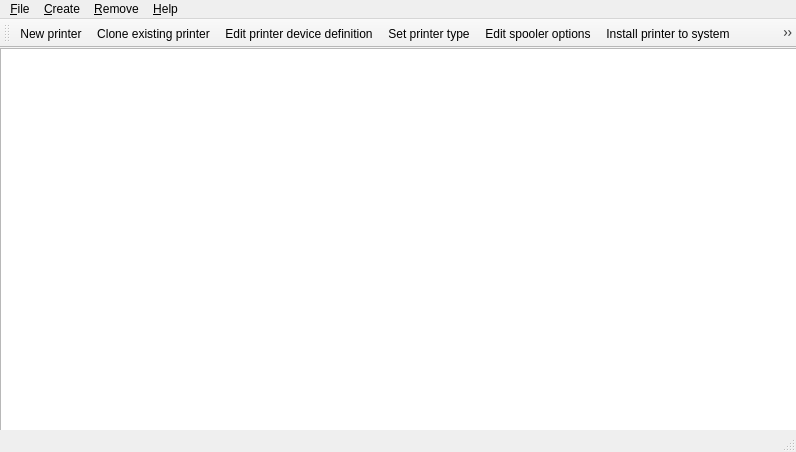
<?xml version="1.0" encoding="UTF-8"?>
<ui version="4.0">
 <class>MainWindow</class>
 <widget class="QMainWindow" name="MainWindow">
  <property name="geometry">
   <rect>
    <x>0</x>
    <y>0</y>
    <width>796</width>
    <height>452</height>
   </rect>
  </property>
  <property name="windowTitle">
   <string>Manage printer definitions</string>
  </property>
  <widget class="QWidget" name="centralwidget">
   <widget class="QTableView" name="tableView">
    <property name="geometry">
     <rect>
      <x>0</x>
      <y>0</y>
      <width>801</width>
      <height>431</height>
     </rect>
    </property>
    <property name="selectionMode">
     <enum>QAbstractItemView::SingleSelection</enum>
    </property>
    <property name="selectionBehavior">
     <enum>QAbstractItemView::SelectRows</enum>
    </property>
    <property name="showGrid">
     <bool>false</bool>
    </property>
   </widget>
  </widget>
  <widget class="QMenuBar" name="menubar">
   <property name="geometry">
    <rect>
     <x>0</x>
     <y>0</y>
     <width>796</width>
     <height>25</height>
    </rect>
   </property>
   <widget class="QMenu" name="menu_File">
    <property name="title">
     <string>&amp;File</string>
    </property>
    <addaction name="action_Quit"/>
   </widget>
   <widget class="QMenu" name="menu_Create">
    <property name="title">
     <string>&amp;Create</string>
    </property>
    <addaction name="action_new"/>
    <addaction name="action_clone"/>
    <addaction name="action_edit"/>
    <addaction name="action_setptrtype"/>
    <addaction name="action_editspool"/>
    <addaction name="separator"/>
    <addaction name="action_install"/>
   </widget>
   <widget class="QMenu" name="menu_Remove">
    <property name="title">
     <string>&amp;Remove</string>
    </property>
    <addaction name="action_uninstall"/>
    <addaction name="separator"/>
    <addaction name="action_deldef"/>
   </widget>
   <widget class="QMenu" name="menu_Help">
    <property name="title">
     <string>&amp;Help</string>
    </property>
    <addaction name="action_About_ptrinstall"/>
   </widget>
   <addaction name="menu_File"/>
   <addaction name="menu_Create"/>
   <addaction name="menu_Remove"/>
   <addaction name="menu_Help"/>
  </widget>
  <widget class="QStatusBar" name="statusbar"/>
  <widget class="QToolBar" name="toolBar">
   <property name="windowTitle">
    <string>toolBar</string>
   </property>
   <attribute name="toolBarArea">
    <enum>TopToolBarArea</enum>
   </attribute>
   <attribute name="toolBarBreak">
    <bool>false</bool>
   </attribute>
   <addaction name="action_new"/>
   <addaction name="action_clone"/>
   <addaction name="action_edit"/>
   <addaction name="action_setptrtype"/>
   <addaction name="action_editspool"/>
   <addaction name="action_install"/>
   <addaction name="action_uninstall"/>
  </widget>
  <action name="action_Quit">
   <property name="icon">
    <iconset>
     <normaloff>exit.png</normaloff>exit.png</iconset>
   </property>
   <property name="text">
    <string>&amp;Quit</string>
   </property>
   <property name="shortcut">
    <string>Ctrl+Q</string>
   </property>
  </action>
  <action name="action_new">
   <property name="icon">
    <iconset>
     <normaloff>newptr.png</normaloff>newptr.png</iconset>
   </property>
   <property name="text">
    <string>&amp;New printer</string>
   </property>
  </action>
  <action name="action_About_ptrinstall">
   <property name="text">
    <string>&amp;About Ptrinstall</string>
   </property>
  </action>
  <action name="action_clone">
   <property name="icon">
    <iconset>
     <normaloff>clone.png</normaloff>clone.png</iconset>
   </property>
   <property name="text">
    <string>&amp;Clone existing printer</string>
   </property>
  </action>
  <action name="action_install">
   <property name="icon">
    <iconset>
     <normaloff>install.png</normaloff>install.png</iconset>
   </property>
   <property name="text">
    <string>&amp;Install printer to system</string>
   </property>
  </action>
  <action name="action_uninstall">
   <property name="icon">
    <iconset>
     <normaloff>uninstall.png</normaloff>uninstall.png</iconset>
   </property>
   <property name="text">
    <string>&amp;Uninstall printer</string>
   </property>
  </action>
  <action name="action_deldef">
   <property name="text">
    <string>Delete definition</string>
   </property>
  </action>
  <action name="action_edit">
   <property name="icon">
    <iconset>
     <normaloff>device.png</normaloff>device.png</iconset>
   </property>
   <property name="text">
    <string>&amp;Edit printer device definition</string>
   </property>
   <property name="iconText">
    <string>Edit printer device definition</string>
   </property>
   <property name="toolTip">
    <string>Edit printer definition (not appropriate for clones)</string>
   </property>
  </action>
  <action name="action_editspool">
   <property name="icon">
    <iconset>
     <normaloff>options.png</normaloff>options.png</iconset>
   </property>
   <property name="text">
    <string>Edit spooler options</string>
   </property>
   <property name="toolTip">
    <string>Edit the spooler options, e.g. header force on/off</string>
   </property>
  </action>
  <action name="action_setptrtype">
   <property name="icon">
    <iconset>
     <normaloff>ptrtype.png</normaloff>ptrtype.png</iconset>
   </property>
   <property name="text">
    <string>Set printer &amp;type</string>
   </property>
   <property name="toolTip">
    <string>Set printer type and emulation.</string>
   </property>
  </action>
 </widget>
 <resources/>
 <connections/>
</ui>
